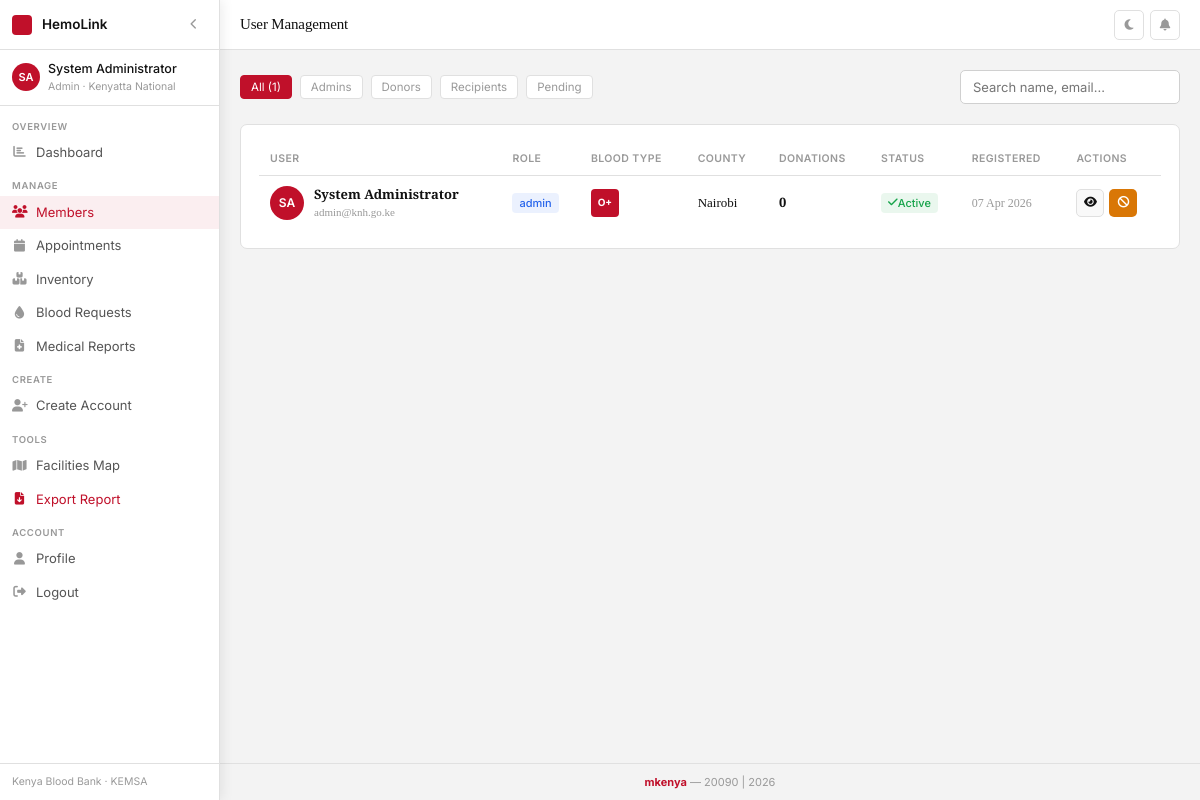
The app's page /admin/users (signed in) with its own data.
### app.py (models this page shows)
class User(UserMixin, db.Model):
    id = db.Column(db.Integer, primary_key=True)
    email = db.Column(db.String(120), unique=True, nullable=False)
    password = db.Column(db.String(200), nullable=False)
    first_name = db.Column(db.String(60), nullable=False)
    last_name = db.Column(db.String(60), nullable=False)
    phone = db.Column(db.String(20))
    national_id = db.Column(db.String(20), unique=True)
    role = db.Column(db.String(20), default='donor')  # admin, donor, recipient
    facility_id = db.Column(db.Integer, db.ForeignKey('facility.id'), nullable=True)
    is_active = db.Column(db.Boolean, default=True)
    is_approved = db.Column(db.Boolean, default=False)
    created_at = db.Column(db.DateTime, default=datetime.utcnow)
    blood_type = db.Column(db.String(5))
    date_of_birth = db.Column(db.Date)
    gender = db.Column(db.String(10))
    weight_kg = db.Column(db.Float)
    county = db.Column(db.String(100))
    has_donated_before = db.Column(db.Boolean, default=False)
    last_donation_date = db.Column(db.Date)
    has_chronic_disease = db.Column(db.Boolean, default=False)
    chronic_disease_details = db.Column(db.String(300))
    on_medication = db.Column(db.Boolean, default=False)
    medication_details = db.Column(db.String(300))
    recent_surgery = db.Column(db.Boolean, default=False)
    recent_tattoo = db.Column(db.Boolean, default=False)
    hiv_status = db.Column(db.String(20), default='negative')
    hepatitis_b = db.Column(db.Boolean, default=False)
    hepatitis_c = db.Column(db.Boolean, default=False)
    malaria_history = db.Column(db.Boolean, default=False)
    allergies = db.Column(db.String(300))
    emergency_contact_name = db.Column(db.String(100))
    emergency_contact_phone = db.Column(db.String(20))
    donations = db.relationship('Donation', backref='donor', lazy=True)
    appointments = db.relationship('Appointment', foreign_keys='Appointment.user_id', backref='user', lazy=True)

class Facility(db.Model):
    id = db.Column(db.Integer, primary_key=True)
    name = db.Column(db.String(150), nullable=False)
    county = db.Column(db.String(100), nullable=False)
    address = db.Column(db.String(200))
    phone = db.Column(db.String(20))
    email = db.Column(db.String(120))
    latitude = db.Column(db.Float, nullable=True)
    longitude = db.Column(db.Float, nullable=True)
    created_at = db.Column(db.DateTime, default=datetime.utcnow)
    users = db.relationship('User', backref='facility', lazy=True)
    inventory = db.relationship('BloodInventory', backref='facility', lazy=True)
    appointments = db.relationship('Appointment', backref='facility', lazy=True)

### app.py (the view)
@app.route('/admin/users')
@login_required
def admin_users():
    if current_user.role != 'admin':
        return redirect(url_for('dashboard'))
    users = User.query.filter_by(facility_id=current_user.facility_id).all()
    return render_template('admin_users.html', users=users)

### app.py (called while the page is built)
@login_manager.user_loader
def load_user(user_id):
    return User.query.get(int(user_id))

@app.context_processor
def inject_globals():
    count = 0
    if current_user.is_authenticated and current_user.role == 'admin':
        count = User.query.filter(
            User.facility_id == current_user.facility_id,
            User.is_approved == False,
            User.is_active == True
        ).count()
    return dict(pending_approvals_count=count, today=date.today())

### templates/admin_users.html (shortened to what this page needs)
{% extends "base.html" %}
{% block page_title %}User Management{% endblock %}
{% block content %}
<div style="display:flex;justify-content:space-between;align-items:center;margin-bottom:20px;flex-wrap:wrap;gap:10px">
  <div>
    <div style="display:flex;gap:8px;flex-wrap:wrap">
      <button class="filter-btn active" data-filter="all">All ({{ users|length }})</button>
      <button class="filter-btn" data-filter="admin">Admins</button>
      <button class="filter-btn" data-filter="donor">Donors</button>
      <button class="filter-btn" data-filter="recipient">Recipients</button>
      <button class="filter-btn" data-filter="pending">Pending</button>
    </div>
  </div>
  <div style="display:flex;gap:8px">
    <input type="text" id="searchInput" class="form-control" style="width:220px;padding:8px 12px" placeholder="Search name, email...">
  </div>
</div>
<div class="card">
  {% if users %}
  <div class="tw">
    <table id="usersTable">
      <thead>
        <tr>
          <th>User</th>
          <th>Role</th>
          <th>Blood Type</th>
          <th>County</th>
          <th>Donations</th>
          <th>Status</th>
          <th>Registered</th>
          <th>Actions</th>
        </tr>
      </thead>
      <tbody>
      {% for u in users %}
      <tr class="urow" data-role="{{ u.role }}" data-approved="{{ u.is_approved|lower }}" data-name="{{ u.first_name }} {{ u.last_name }}" data-email="{{ u.email }}">
        <td>
          <div style="display:flex;align-items:center;gap:10px">
            <div class="user-avatar" style="width:34px;height:34px;font-size:12px">{{ u.first_name[0] }}{{ u.last_name[0] }}</div>
            <div>
              <div style="font-weight:600;font-size:13px">{{ u.first_name }} {{ u.last_name }}</div>
              <div style="font-size:11px;color:var(--mu)">{{ u.email }}</div>
            </div>
          </div>
        </td>
        <td><span class="badge {% if u.role=='admin' %}badge-blue{% elif u.role=='donor' %}badge-red{% else %}badge-green{% endif %}">{{ u.role }}</span></td>
        <td>{% if u.blood_type %}<span class="blood-badge" style="width:28px;height:28px;font-size:10px">{{ u.blood_type }}</span>{% else %}—{% endif %}</td>
        <td style="font-size:13px">{{ u.county or '—' }}</td>
        <td style="font-weight:700;font-family:inherit">{{ u.donations|length }}</td>
        <td>
          {% if not u.is_approved %}
          <span class="badge badge-gold"><i class="fas fa-clock"></i> Pending</span>
          {% elif u.is_active %}
          <span class="badge badge-green"><i class="fas fa-check"></i> Active</span>
          {% else %}
          <span class="badge badge-danger"><i class="fas fa-ban"></i> Suspended</span>
          {% endif %}
        </td>
        <td style="font-size:12px;color:var(--mu)">{{ u.created_at.strftime('%d %b %Y') }}</td>
        <td>
          <div style="display:flex;gap:5px;flex-wrap:wrap">
            <button class="btn btn-secondary btn-sm btn-icon" onclick="viewUser({{ u.id }})" title="View details"><i class="fas fa-eye"></i></button>
            {% if not u.is_approved %}
            <button class="btn btn-success btn-sm btn-icon" onclick="approveUser({{ u.id }})" title="Approve"><i class="fas fa-check"></i></button>
            <button class="btn btn-danger btn-sm btn-icon" onclick="rejectUser({{ u.id }})" title="Reject"><i class="fas fa-times"></i></button>
            {% else %}
            <button class="btn {% if u.is_active %}btn-warning{% else %}btn-success{% endif %} btn-sm btn-icon" onclick="toggleUser({{ u.id }}, this)" title="{% if u.is_active %}Suspend{% else %}Activate{% endif %}">
              <i class="fas fa-{% if u.is_active %}ban{% else %}check{% endif %}"></i>
            </button>
            {% endif %}
          </div>
        </td>
      </tr>
      {% endfor %}
      </tbody>
    </table>
  </div>
  {% else %}
  <div class="es"><i class="fas fa-users"></i><p>No users registered at this facility yet.</p></div>
  {% endif %}
</div>
{% endblock %}

### templates/base.html (shortened to what this page needs)
<!DOCTYPE html>
<html lang="en">
<head>
<link rel="stylesheet" href="https://cdnjs.cloudflare.com/ajax/libs/font-awesome/6.5.0/css/all.min.css">
</head>
<body>
{% if current_user.is_authenticated %}
<aside class="sb" id="sb">
  <div class="sb-top">
    <div class="sb-dot"></div>
    <span class="sb-title">HemoLink</span>
    <button class="sb-btn" id="sbt" title="Toggle sidebar"><i class="fas fa-chevron-left" id="sbi"></i></button>
  </div>
  <div class="sb-user">
    <div class="sb-av">{{ current_user.first_name[0] }}{{ current_user.last_name[0] }}</div>
    <div class="sb-ui">
      <div class="sb-un">{{ current_user.first_name }} {{ current_user.last_name }}</div>
      <div class="sb-ur">{{ current_user.role|title }}{% if current_user.facility %} · {{ current_user.facility.name[:18] }}{% endif %}</div>
    </div>
  </div>
  <nav>
    {% if current_user.role == 'admin' %}
    <div class="nl">Overview</div>
    <a href="{{ url_for('admin_dashboard') }}" class="ni {% if request.endpoint=='admin_dashboard' %}on{% endif %}" data-tip="Dashboard"><i class="fas fa-chart-bar"></i><span class="ni-lbl"> Dashboard</span></a>
    <div class="nl">Manage</div>
    <a href="{{ url_for('admin_users') }}" class="ni {% if request.endpoint=='admin_users' %}on{% endif %}" data-tip="Members"><i class="fas fa-users"></i><span class="ni-lbl"> Members</span></a>
    <a href="{{ url_for('admin_appointments') }}" class="ni {% if request.endpoint=='admin_appointments' %}on{% endif %}" data-tip="Appointments"><i class="fas fa-calendar"></i><span class="ni-lbl"> Appointments</span></a>
    <a href="{{ url_for('admin_inventory') }}" class="ni {% if request.endpoint=='admin_inventory' %}on{% endif %}" data-tip="Inventory"><i class="fas fa-boxes-stacked"></i><span class="ni-lbl"> Inventory</span></a>
    <a href="{{ url_for('admin_blood_requests') }}" class="ni {% if request.endpoint=='admin_blood_requests' %}on{% endif %}" data-tip="Blood Requests"><i class="fas fa-droplet"></i><span class="ni-lbl"> Blood Requests</span></a>
    <a href="{{ url_for('medical_reports') }}" class="ni {% if request.endpoint=='medical_reports' %}on{% endif %}" data-tip="Medical Reports"><i class="fas fa-file-medical"></i><span class="ni-lbl"> Medical Reports</span></a>
    <div class="nl">Create</div>
    <a href="{{ url_for('admin_create_account') }}" class="ni {% if request.endpoint=='admin_create_account' %}on{% endif %}" data-tip="Create Account"><i class="fas fa-user-plus"></i><span class="ni-lbl"> Create Account</span></a>
    <div class="nl">Tools</div>
    <a href="{{ url_for('facilities_map') }}" class="ni {% if request.endpoint=='facilities_map' %}on{% endif %}" data-tip="Facilities Map"><i class="fas fa-map"></i><span class="ni-lbl"> Facilities Map</span></a>
    <a href="{{ url_for('export_full_report_pdf') }}" class="ni ni-red" target="_blank" data-tip="Export Full Report"><i class="fas fa-file-arrow-down"></i><span class="ni-lbl"> Export Report</span></a>
    {% endif %}
    <div class="nl">Account</div>
    <a href="{{ url_for('profile') }}" class="ni {% if request.endpoint=='profile' %}on{% endif %}" data-tip="Profile"><i class="fas fa-user"></i><span class="ni-lbl"> Profile</span></a>
    <a href="{{ url_for('logout') }}" class="ni" data-tip="Logout"><i class="fas fa-right-from-bracket"></i><span class="ni-lbl"> Logout</span></a>
  </nav>
  <div class="sb-ft">Kenya Blood Bank · KEMSA</div>
</aside>
<div class="main" id="mn">
  <div class="topbar">
    <span class="tb-title">{% block page_title %}{% endblock %}</span>
    <div class="tb-r">
      <button class="ib" id="tmb" onclick="toggleTheme()" title="Toggle theme"><i id="tmi" class="fas fa-moon"></i></button>
      <div class="notif-wrap">
        <button class="ib" onclick="toggleNotif()" id="nb" title="Notifications"><i class="fas fa-bell"></i></button>
      </div>
    </div>
  </div>
  <div class="content">{% block content %}{% endblock %}</div>
  <footer class="pg-ft"><b>mkenya</b> — 20090 | 2026</footer>
</div>
{% else %}
{% block auth_content %}{% endblock %}
{% endif %}
</body>
</html>

### records on screen
User: first_name "S", last_name "A", first_name "System", last_name "Administrator", role "Admin", email "admin@knh.go.ke", role "admin", blood_type "O+", county "Nairobi", donations|length "0", is_approved True (drawn), created_at "07 Apr 2026", is_active True (drawn)
Facility: facility "Kenyatta National"

### other values on screen
{{ users|length }} "1"
